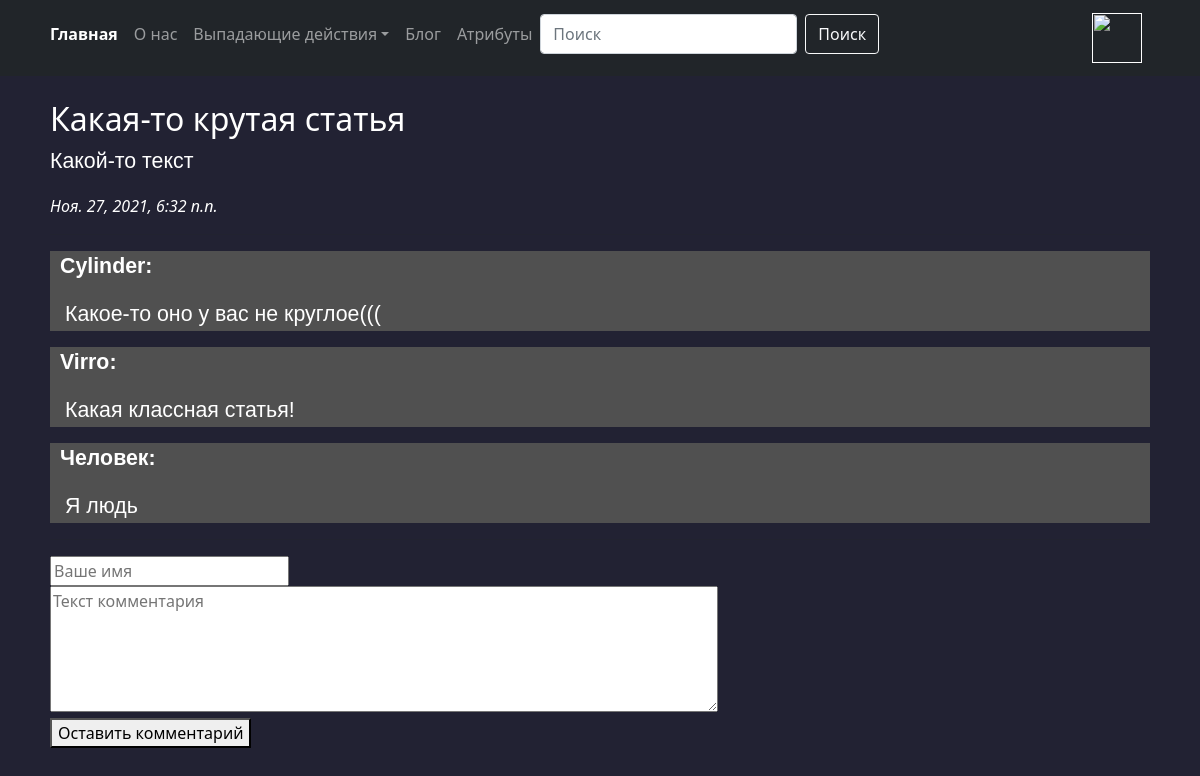
Page /artivles/1/ on the committed database.
### artivles/models.py (models this page shows, shortened)
class Article(models.Model):
	article_title = models.CharField('название статьи', max_length = 200)
	article_text = models.TextField('текст статьи')
	pup_date = models.DateTimeField('дата публикации')
	def was_published_recently(self):
		return self.pup_date >= (timezone.now() - datetime.timedelta(days = 7))
	class Meta:
		verbose_name = 'Статья'
		verbose_name_plural = 'Статьи'

class Comment(models.Model):
	article = models.ForeignKey(Article, on_delete = models.CASCADE)
	Avtor_name = models.CharField('имя автора', max_length = 70)
	comment_text = models.CharField('текст комментария', max_length = 500)
	class Meta:
		verbose_name = 'Комментарий'
		verbose_name_plural = 'Комментарии'

### artivles/views.py (the view)
# urls.py: path('<int:article_id>/', views.detail, name = 'detail'),
def detail(request, article_id):
	try:
		a = Article.objects.get(id = article_id)
	except:
		raise Http404("Статья не найдена!")
	latest_comment_list = a.comment_set.order_by('-id')[:10]
	return render(request, 'artivles/detail.html', {'article': a,'latest_comment_list':latest_comment_list})

### artivles/templates/artivles/detail.html (shortened to what this page needs)
{% extends 'base.html' %}
{% block content %}
	<h2>{{article.article_title}}</h2>
	<p>{{article.article_text}}</p>
	<em>{{article.pup_date}}</em>
	<hr>
	{% if latest_comment_list %}
		{% for c in latest_comment_list %}
			<div style="background: #505050">
			<p style="margin-left: 10px">
				<strong> {{c.Avtor_name}}:</strong>
				<p style="margin-left: 15px"> {{c.comment_text}}</p>
			</p>
			</div>
		{% endfor %}
	{% else %}
	Комментарии не найдены! Станьте первым!
	{% endif %}
	<hr>
	<form action="{% url 'artivles:leave_comment' article.id %}" method="POST">
		<input type="text" required placeholder="Ваше имя" name="name"><br>
		<textarea name="text" required placeholder="Текст комментария" cols="70" rows="5"></textarea><br>
		<button type="submit">Оставить комментарий</button>
	</form>
{% endblock %}

### artivles/templates/base.html (shortened to what this page needs)
<!DOCTYPE html>
<html lang="en">
<head>
	<link href="https://cdn.jsdelivr.net/npm/bootstrap@5.0.2/dist/css/bootstrap.min.css" rel="stylesheet">
</head>
<body>
<nav class="navbar navbar-expand-md navbar-dark bg-dark fixed-top">
    <div class="container">
        <div class="collapse navbar-collapse" id="navbarContent">
            <ul class="navbar-nav me-auto mb-2">
            <li class="navbar-item">
                <b><a href=" https://teamsesh.bigcartel.com/ " class="nav-link active">Главная</a></b>
            </li>
            <li class="navbar-item">
                <a href="=" class="nav-link">О нас</a>
            </li>
            <li class="nav-item dropdown">
                <a class="nav-link dropdown-toggle" href="#" id="navbarDropdown" role="button" data-bs-toggle="dropdown" aria expanded="false">Выпадающие действия</a>
            </li>
            <li class="navbar-item">
                <a href=""class="nav-link">Блог</a>
            </li>
            <li class="navhar-item">
                <a href="3" class="nav-link">Атрибуты</a>
            </li>
            <form class="d-flex" action="">
                <input type="Search" placeholder="Поиск" class="form-control me-2">
                <button type="button" class="btn btn-outline-light">Поиск</button>
            </form>
        </ul>
    </div>
        <a href="" class="navbar-brand"><img width="50" height="50" src="https://cdn-icons-png.flaticon.com/512/2537/2537358.png"></a>
    </div>
    </nav>
    <div class="content" style="margin-top: 100px; margin-left: 50px; margin-right: 50px">
		<p> {% block content %}{% endblock %}</p>
	</div>
</body>
</html>

### artivles/templates/base.html (style rules this page uses)
body { background: #223 }
p { font-style: bold; font-family: sans-serif; font-size: 16pt; color: white }
h2 { color: white }
em { color: white }
form { color: white }
a { color: white }

### rows in the picture
Article: article_title "Какая-то крутая статья", article_text "Какой-то текст", pup_date "Ноя. 27, 2021, 6:32 п.п."
Comment: Avtor_name "Cylinder", comment_text "Какое-то оно у вас не круглое((("
Comment: Avtor_name "Virro", comment_text "Какая классная статья!"
Comment: Avtor_name "Человек", comment_text "Я людь"
